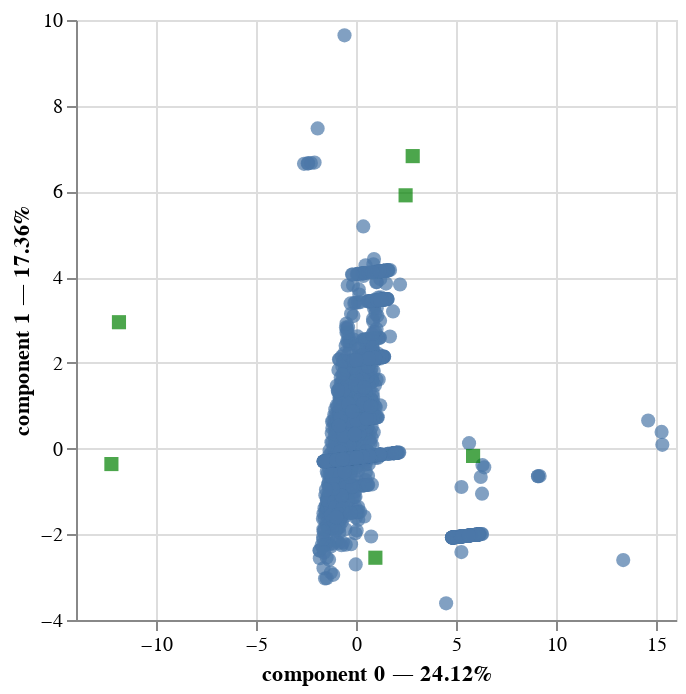

The notebook cell saved with this chart:
### Code cell
pca.plot(
    continuous_dataset,
    x_component=0,
    y_component=1
)

### Figure 1 — Vega-Lite specification as saved in the notebook (floating-point values rounded to 4 significant figures; data arrays with more than 128 entries replaced by an {"elided": "..."} marker saying what was removed)
{"config": {"view": {"continuousWidth": 300, "continuousHeight": 300}}, "layer": [{"data": {"name": "data-b6876e33499cef87571b49c96842f091"}, "mark": {"type": "circle", "size": 50}, "encoding": {"tooltip": [{"field": "index", "type": "quantitative"}, {"field": "component 0", "type": "quantitative"}, {"field": "component 1", "type": "quantitative"}], "x": {"axis": {"title": "component 0 — 24.12%"}, "field": "component 0", "scale": {"zero": false}, "type": "quantitative"}, "y": {"axis": {"title": "component 1 — 17.36%"}, "field": "component 1", "scale": {"zero": false}, "type": "quantitative"}}, "name": "view_17"}, {"data": {"name": "data-bd74acc19e4f8d91d98f1f87fd728bd2"}, "mark": {"type": "square", "color": "green", "size": 50}, "encoding": {"tooltip": [{"field": "variable", "type": "nominal"}], "x": {"field": "component 0", "scale": {"zero": false}, "type": "quantitative"}, "y": {"field": "component 1", "scale": {"zero": false}, "type": "quantitative"}}}], "params": [{"name": "param_17", "select": {"type": "interval", "encodings": ["x", "y"]}, "bind": "scales", "views": ["view_17"]}], "$schema": "https://vega.github.io/schema/vega-lite/v5.17.0.json", "datasets": {"data-b6876e33499cef87571b49c96842f091": {"elided": "5000 records"}, "data-bd74acc19e4f8d91d98f1f87fd728bd2": [{"variable": "outcome_binary", "component 0": 0.9685, "component 1": -2.547, "component 2": -22.59, "component 3": -2.189, "component 4": 4.97, "component 5": -0.1533, "label": "outcome_binary"}, {"variable": "age", "component 0": 2.48, "component 1": 5.909, "component 2": 1.818, "component 3": -8.116, "component 4": 7.008, "component 5": -0.3986, "label": "age"}, {"variable": "travel_history_binary", "component 0": -11.85, "component 1": 2.948, "component 2": -3.291, "component 3": 0.7743, "component 4": 3.203, "component 5": 2.083, "label": "travel_history_binary"}, {"variable": "days_since_subject_zero", "component 0": -12.23, "component 1": -0.361, "component 2": 1.467, "component 3": 1.216, "component 4": 5.998, "component 5": -2.112, "label": "days_since_subject_zero"}, {"variable": "asymptomatic", "component 0": 2.835, "component 1": 6.824, "component 2": -8.42, "component 3": 6.066, "component 4": -4.837, "component 5": -0.7152, "label": "asymptomatic"}, {"variable": "lives_in_Wuhan", "component 0": 5.854, "component 1": -0.1722, "component 2": 3.447, "component 3": 4.971, "component 4": 17.57, "component 5": 0.3467, "label": "lives_in_Wuhan"}]}}
